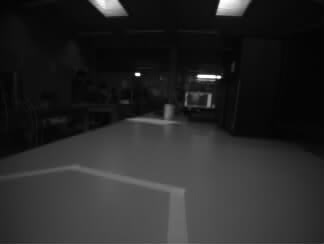
#> input picture lab03/img1.png, 324 x 244 px
$ jupyter execute crop.ipynb
#> lines starting #> are read from the running program, lines starting #| are printed output that depends on the picture
[cell 1]
from PIL import Image
import numpy as np

[cell 2]
def resize_grayscale_image(image, target_size=(200, 200), crop_bottom=False):
    """
    Redimensionne une image en gardant les proportions. Le recadrage peut se faire au centre de l'image ou en bas.
    :param image: Image à redimensionner (height, width)
    :param target_size: Taille de l'image redimensionnée
    :param crop_bottom: Position du recadrage en bas de l'image (par défaut le recadrage est centré)
    """
#> called with target_size = (200, 200), crop_bottom = True
    target_height, target_width = target_size
    image_height, image_width = image.shape
#> image_height = 244; image_width = 324

    # Calcul l'offset horizontal (entre le bord gauche de l'image et le bord gauche du crop) pour centrer l'image
    if target_width > image_width:
        left_crop = 0
        target_width = image_width
        print(f"Warning: target width is larger than image width ({target_size[1]} > {image_width}). Width will not be cropped.")
    else:
        left_crop = (image_width - target_width) // 2
#> left_crop = 62

    # Calcul l'offset vertical (entre le bord haut de l'image et le bord haut du crop) en fonction de la position du crop ("center ou lower")
    if target_height > image_height:
        top_crop = 0
        target_height = image_height
        print(f"Warning: target height is larger than image height ({target_size[0]} > {image_height}). Height will not be cropped.")
    else:
        top_crop = image_height - target_height
#> top_crop = 44
        if crop_bottom == False:
            top_crop = top_crop // 2

    # Crop l'image
    image = image[top_crop:top_crop + target_height, left_crop:left_crop + target_width]
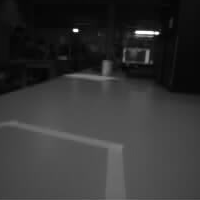
#> image: shape (200, 200); min 2, max 255, mean 51.9
    return np.expand_dims(image, axis=0)

[cell 3]
image = Image.open("img1.png").convert("L")
image = np.array(image)

[cell 4]
resized_image = resize_grayscale_image(image, target_size=(200, 200), crop_bottom=True)
resized_image.shape
#> Out = (1, 200, 200)

[cell 5]
import matplotlib.pyplot as plt

# Affichage de l'image originale
plt.subplot(1, 2, 1)
plt.imshow(image, cmap="gray")
plt.title("Image originale")
plt.axis("off")

# Affichage de l'image redimensionnée
plt.subplot(1, 2, 2)
plt.imshow(np.squeeze(resized_image, axis=0), cmap="gray")
plt.title("Image redimensionnée")
plt.axis("off")

plt.show()
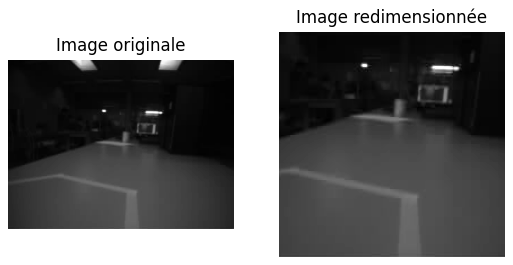
#> figure drawn by matplotlib, 2 panels
